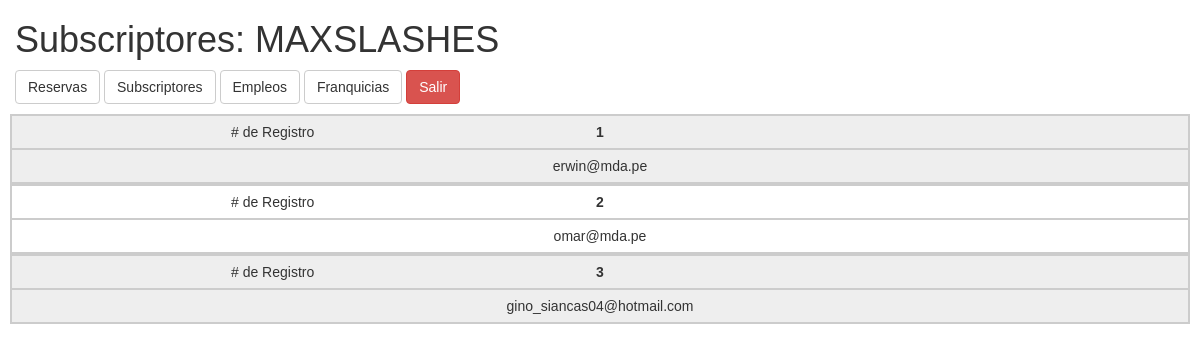
/badi/subscriptores.php (signed in), run on the app's committed database.
### tables this page shows
CREATE TABLE `clientes_correo` (
  `id` int(11) NOT NULL,
  `correo` varchar(65) NOT NULL,
  `fecha_registro` datetime NOT NULL
);

### badi/subscriptores.php (the view, shortened to what this page needs)
<!DOCTYPE HTML>
<html lang="sp">
<head>
	<link rel="stylesheet" type="text/css" href="../css/bootstrap.min.css">
</head>
<body>
<?php
require_once("header.php");
?>
<div id="page-wrap">
	<table>
		<tbody>
		<?php
		require_once("../php/db_connection.php");
		$number = 1;
		if($query = mysqli_query($connect , "SELECT * FROM clientes_correo ORDER BY fecha_registro DESC")){
			if(mysqli_num_rows($query)){
				while ($data = mysqli_fetch_assoc($query)) {
					echo '<tr>
							<td class="nomover"><strong>'.$number++.'</strong></td>
							<td class="nomover">'.$data["correo"].'</td>
						</tr>';
				}
			}else{echo "<h3>Lista Vacia<br><small>No hay nada que cargar.</small></h3>";}
		}else{echo "<h3>Ooh No! <br><small>Tuvimos un problema y no pudimos cargar esta pagina.</small></h3>";}
		?>
        </tbody>
	</table>
</div>
</body>
</html>

### badi/subscriptores.php (style rules this page uses)
body { font-family: RobotoLight , sans-serif; }
@media only screen and (max-width: 760px),
		(min-device-width: 768px) and (max-device-width: 1024px) { table, thead, tbody, th, td, tr { display: block; } }
@media only screen and (max-width: 760px),
		(min-device-width: 768px) and (max-device-width: 1024px) { tr { border: 1px solid #ccc; } }
@media only screen and (max-width: 760px),
		(min-device-width: 768px) and (max-device-width: 1024px) { td { border: none; border-bottom: 1px solid #eee; position: relative; padding-left:50%; } }
@media only screen and (max-width: 760px),
		(min-device-width: 768px) and (max-device-width: 1024px) { td:before { position: absolute; top: 6px; left: 6px; width: 45%; padding-right: 20px; white-space: nowrap; } }
@media only screen and (max-width: 760px),
		(min-device-width: 768px) and (max-device-width: 1024px) { .nomover { text-align:center; padding-left: 6px; } }
@media only screen and (max-width: 760px),
		(min-device-width: 768px) and (max-device-width: 1024px) { td:nth-of-type(1):before { content: "# de Registro"; } }
@media only screen and (min-device-width: 768px) and (max-device-width: 1024px) { body { width:100%; } }
#page-wrap { margin: 10px; }
table { width: 100%; border-collapse: collapse; }
tr:nth-of-type(odd) { background: #eee; }
td, th { padding: 6px; border: 1px solid #ccc; text-align: left; }

### data on the page
clientes_correo: correo "erwin@mda.pe"
clientes_correo: correo "omar@mda.pe"
clientes_correo: correo "gino_siancas04@hotmail.com"

### other printed values
$title "Subscriptores"
